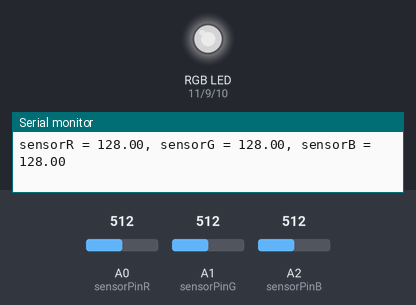
A sketch run on a simulated Arduino Uno, built with avr-gcc and run on an emulated ATmega328P. Parts: an RGB LED mixed from three pins (HIGH = lit), the last lines printed to the serial monitor. The inputs (shaded band) are chosen by the test bench; at power-on: A0 (sensorPinR) = 512, A1 (sensorPinG) = 512, A2 (sensorPinB) = 512. Dim RGB values are drawn brighter than linear.

Above: at 1.2 s.
1.3 s: A0 (sensorPinR) set to 417
At 2.4 s:
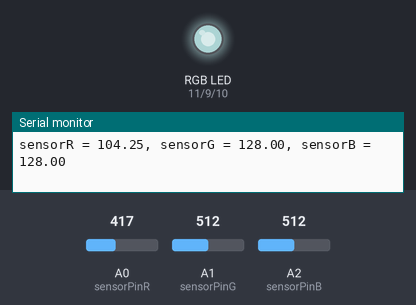
4.3 s: A0 (sensorPinR) set to 388
At 4.9 s:
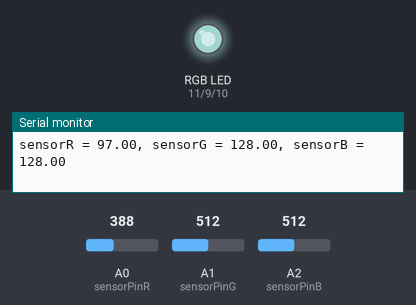
7.3 s: A1 (sensorPinG) set to 409
At 8.4 s:
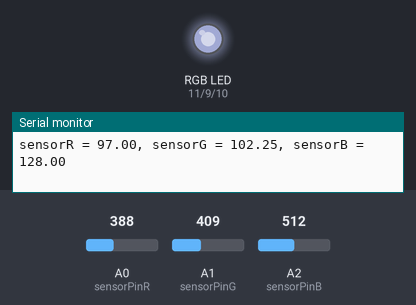
10.3 s: A1 (sensorPinG) set to 384
At 11.0 s:
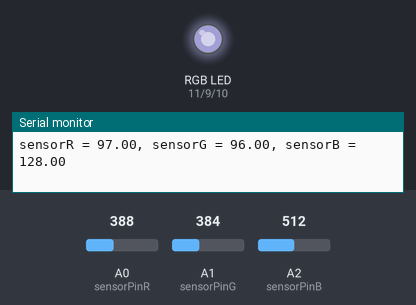
11.9 s: A2 (sensorPinB) set to 411
At 13.0 s:
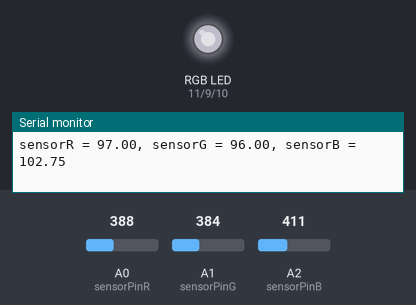
13.5 s: A2 (sensorPinB) set to 383
At 14.2 s:
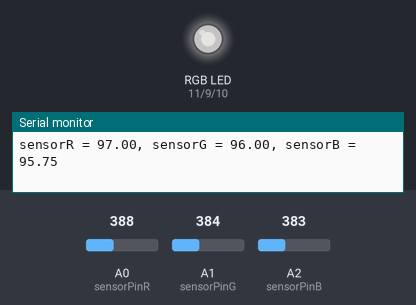
Timing chart, 0 to 16.5 s (numbered marks = the images above; inputs shaded):
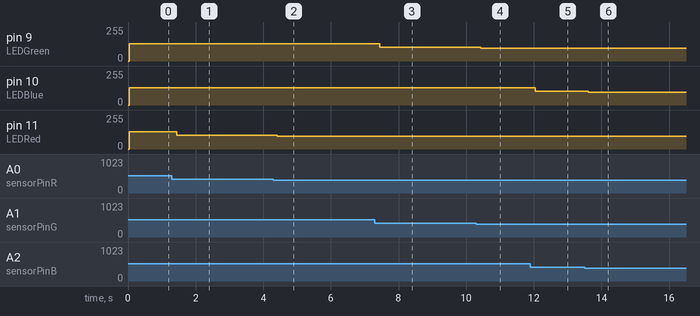

Measured:
- after the input at 1.3 s, pin 11 (LEDRed): 128/255 → 104/255 after 0.14 s
- after the input at 4.3 s, pin 11 (LEDRed): 104/255 → 97/255 after 0.12 s
- after the input at 7.3 s, pin 9 (LEDGreen): 128/255 → 102/255 after 0.15 s
- after the input at 10.3 s, pin 9 (LEDGreen): 102/255 → 96/255 after 0.13 s
- after the input at 11.9 s, pin 10 (LEDBlue): 128/255 → 102/255 after 0.15 s
- after the input at 13.5 s, pin 10 (LEDBlue): 102/255 → 95/255 after 0.12 s

The sketch:

RGB_control.ino
```cpp
int LEDGreen=9;
int LEDBlue=10;
int LEDRed=11;

int sensorPinR=0;
int sensorPinG=1;
int sensorPinB=2;
float valR;
float valG;
float valB;


void setup(){
  Serial.begin(9600);
}

void loop(){

  float eightBitR = valR/4;
  float eightBitG = valG/4;
  float eightBitB = valB/4;

  valR=analogRead(sensorPinR);
  valG=analogRead(sensorPinG);
  valB=analogRead(sensorPinB);

  Serial.print("sensorR = " );
  Serial.print(eightBitR);
  Serial.print(", sensorG = " );
  Serial.print(eightBitG);
  Serial.print(", sensorB = " );
  Serial.println(eightBitB);

  analogWrite(LEDRed,eightBitR);
  analogWrite(LEDGreen,eightBitG);
  analogWrite(LEDBlue,eightBitB);
//  if (val<340) {
//    analogWrite(LEDRed,255);
//    analogWrite(LEDBlue,0);
//    analogWrite(LEDGreen,0);
//  } else if (val<680) {
//    analogWrite(LEDRed,0);
//    analogWrite(LEDBlue,255);
//    analogWrite(LEDGreen,0);
//  } else if (val<1024) {
//    analogWrite(LEDRed,0);
//    analogWrite(LEDBlue,0);
//    analogWrite(LEDGreen,255);
//  }
  delay(10);
}
```
